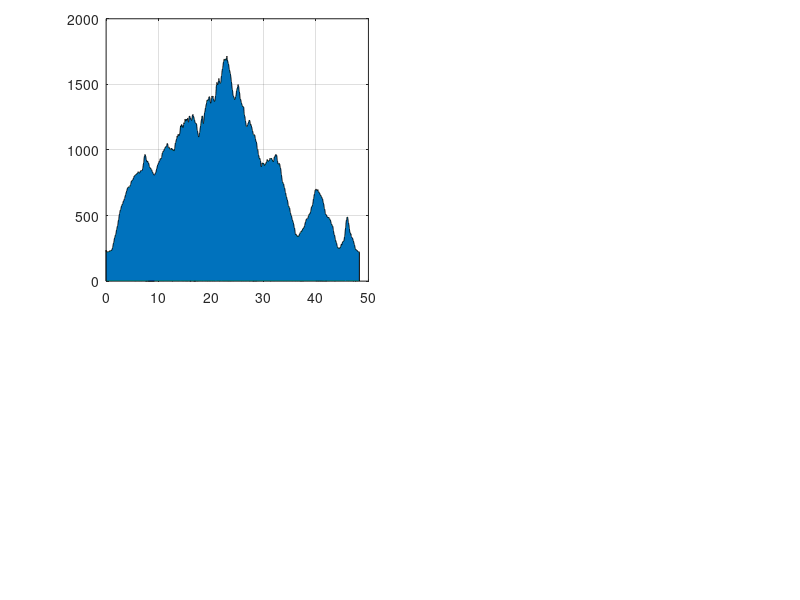

MATLAB code for this plot: (Note: this script raises an error after producing the figure.)
clear all;clc;close all

% data
load('h.mat');
load('x.mat');

% max, min, step values for the x,y axis
x_min  = 15;
x_max  = 15.75; 
x_step = 0.1;

y_min  = 1210;
y_max  = 1245; 
y_step = 5;

% window length percents
percents = [0.05,0.1,0.15,0.2];

set(gcf,'position',[0,0,1920,1080])
set(gcf,'color','w');

for k=1:length(percents)
    
    % filter signal por each window_percent => h_m 
    window_percent = percents(k);
    window_length  = round(length(x)*window_percent/100);
    h_m            = movmean(h,window_length);
    
    subplot(2,2,k)
    
        hold on;box on;grid on;
        camzoom(1.25)
        
        % plot filter signal
        ar  = area(x/1000,h_m);
              ar.FaceColor = [0.4660 0.6740 0.1880] ;
              ar.FaceAlpha = 0.5;
              ar.EdgeColor = [1 0 0];
              ar.LineWidth = 1.25;

        % plot GPS signal
        plot(x/1000,h,'b-',LineWidth = 1.25);

        text(15.25,1236, 'Sopeña',FontWeight='bold',FontSize=13)
        
        % adjust axis labels-ticks and aspect ratio
        xticks(x_min:x_step:x_max)
        yticks(y_min:y_step:y_max)
        axis([x_min x_max y_min y_max]);
        pbaspect([4 3 1])
    
        if k>2
           xlabel('Distance (Km)','FontSize',12,'FontWeight','bold','Color','k')
        else
           xticklabels({})
        end

        ylabel('Height (m)','FontSize',12,'FontWeight','bold','Color','k')
       
        legen = legend(' Filter Signal',' GPS Signal');
        legen.Location   = 'northwest';
        legen.FontSize   = 12;
        legen.FontWeight = 'bold';
        title(legen,['Window Length: ',num2str(percents(k)),'%'],FontSize=14)
        
        % axis properties
        ax               = gca;
        ax.XColor        = 'k';
        ax.YColor        = 'k';
        ax.GridLineStyle = ':';
        ax.GridAlpha     = 0.5;
        ax.Layer         = 'top';
        ax.FontSize      = 12;
        ax.FontWeight    = 'bold';
        ax.LineWidth     = 1;
 
end

% exportgraphics
filename = ['SubPlotWindowLength','.png'];
saveas(gcf,filename)


